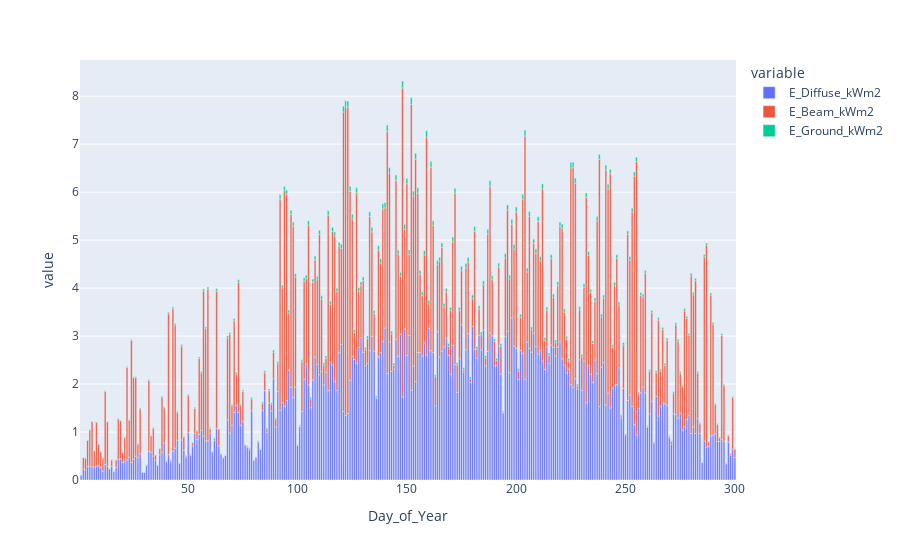

This figure's notebook cell:
### Code cell
px.bar(site.rad_data.daily[["E_Diffuse_kWm2", "E_Beam_kWm2", "E_Ground_kWm2"]][:300])

### Figure 1 — Plotly figure (JSON) as saved in the notebook; plotly's stock layout.template omitted (floating-point values rounded to 4 significant figures; data arrays with more than 128 entries replaced by an {"elided": "..."} marker saying what was removed)
{"data": [{"alignmentgroup": "True", "hovertemplate": "variable=E_Diffuse_kWm2<br>Day_of_Year=%{x}<br>value=%{y}<extra></extra>", "legendgroup": "E_Diffuse_kWm2", "marker": {"color": "#636efa", "pattern": {"shape": ""}}, "name": "E_Diffuse_kWm2", "offsetgroup": "E_Diffuse_kWm2", "orientation": "v", "showlegend": true, "textposition": "auto", "type": "bar", "x": {"elided": "300 int values"}, "xaxis": "x", "y": {"elided": "300 float values"}, "yaxis": "y"}, {"alignmentgroup": "True", "hovertemplate": "variable=E_Beam_kWm2<br>Day_of_Year=%{x}<br>value=%{y}<extra></extra>", "legendgroup": "E_Beam_kWm2", "marker": {"color": "#EF553B", "pattern": {"shape": ""}}, "name": "E_Beam_kWm2", "offsetgroup": "E_Beam_kWm2", "orientation": "v", "showlegend": true, "textposition": "auto", "type": "bar", "x": {"elided": "300 int values"}, "xaxis": "x", "y": {"elided": "300 float values"}, "yaxis": "y"}, {"alignmentgroup": "True", "hovertemplate": "variable=E_Ground_kWm2<br>Day_of_Year=%{x}<br>value=%{y}<extra></extra>", "legendgroup": "E_Ground_kWm2", "marker": {"color": "#00cc96", "pattern": {"shape": ""}}, "name": "E_Ground_kWm2", "offsetgroup": "E_Ground_kWm2", "orientation": "v", "showlegend": true, "textposition": "auto", "type": "bar", "x": {"elided": "300 int values"}, "xaxis": "x", "y": {"elided": "300 float values"}, "yaxis": "y"}], "layout": {"barmode": "relative", "legend": {"title": {"text": "variable"}, "tracegroupgap": 0}, "margin": {"t": 60}, "xaxis": {"anchor": "y", "domain": [0, 1], "title": {"text": "Day_of_Year"}}, "yaxis": {"anchor": "x", "domain": [0, 1], "title": {"text": "value"}}}}
